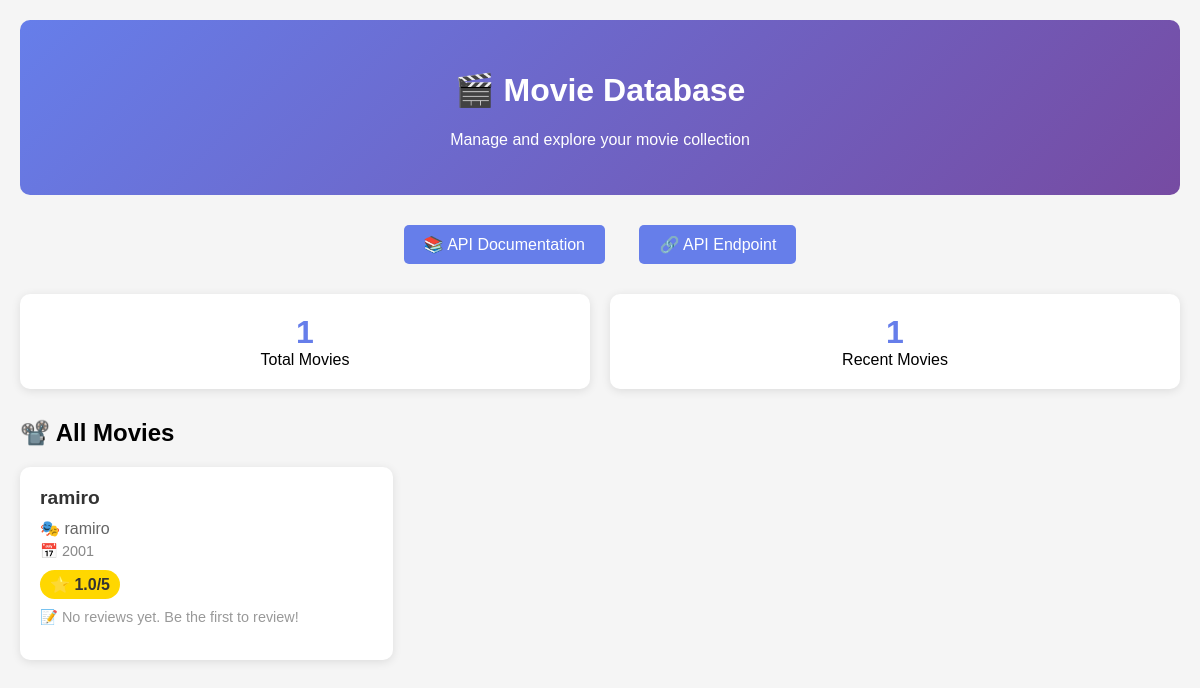
The page / on the database its author committed.
### movies/models.py (models this page shows, shortened)
class Movie(models.Model):
    title = models.CharField(max_length=150)
    director = models.CharField(max_length=100)
    release_year = models.IntegerField()
    rating = models.FloatField()
    class Meta:
        unique_together = ['title', 'director', 'release_year']

### movies/views.py (the view)
# urls.py: path('', homepage, name='root'),
def homepage(request):
    movies = Movie.objects.all()
    total_movies = movies.count()
    recent_movies = movies.order_by('-release_year')[:5]
    for movie in movies:
        movie.review_count = movie.reviews.count()
        ratings = movie.user_ratings.all()
        movie.average_user_rating = sum(r.rating for r in ratings) / ratings.count() if ratings.exists() else 0
    context = {
        'total_movies': total_movies,
        'recent_movies': recent_movies,
        'movies': movies,
    }
    return render(request, 'movies/homepage.html', context)

### movies/templates/movies/homepage.html (shortened to what this page needs)
<!DOCTYPE html>
<html lang="en">
<head>
</head>
<body>
    <div class="header">
        <h1>🎬 Movie Database</h1>
        <p>Manage and explore your movie collection</p>
    </div>
    <div class="nav-links">
        <a href="/api/docs/">📚 API Documentation</a>
        <a href="/api/v1/movies/">🔗 API Endpoint</a>
    </div>
    <div class="stats">
        <div class="stat-card">
            <div class="stat-number">{{ total_movies }}</div>
            <div>Total Movies</div>
        </div>
        <div class="stat-card">
            <div class="stat-number">{{ recent_movies|length }}</div>
            <div>Recent Movies</div>
        </div>
    </div>
    <h2>📽️ All Movies</h2>
    <div class="movies-grid">
        {% for movie in movies %}
        <div class="movie-card">
            <div class="movie-title">{{ movie.title }}</div>
            <div class="movie-director">🎭 {{ movie.director }}</div>
            <div class="movie-year">📅 {{ movie.release_year }}</div>
            <div class="movie-rating">⭐ {{ movie.rating }}/5</div>
            {% if movie.review_count > 0 %}
            <div class="btn-container">
                <button class="expand-btn" onclick="toggleReviews(this)">Show {{ movie.review_count }} Review{{ movie.review_count|pluralize }}</button>
            </div>
            <div class="reviews-section reviews-hidden" style="max-height: 300px; overflow-y: auto;">
                {% for review in movie.reviews %}
                <div class="review-item">
                    <div class="review-header">
                        <div>
                            <span class="review-title">{{ review.title }}</span>
                            <span class="review-rating">{{ review.rating }}★</span>
                        </div>
                        <span class="review-author">{{ review.user_name }}</span>
                    </div>
                    <div class="review-content">{{ review.content }}</div>
                    <div class="review-meta">
                        👍 {{ review.helpful_count }} people found this helpful
                        <br/>
                        {{ review.created_at|date:"M d, Y g:i A" }}
                    </div>
                </div>
                {% endfor %}
            </div>
            {% else %}
            <p style="color: #999; font-size: 0.9em; margin-top: 10px;">📝 No reviews yet. Be the first to review!</p>
            {% endif %}
        </div>
        {% empty %}
        <div class="movie-card">
            <div class="movie-title">No movies found</div>
            <div class="movie-director">Add your first movie through the admin panel!</div>
        </div>
        {% endfor %}
    </div>
</body>
</html>

### movies/templates/movies/homepage.html (style rules this page uses)
body { font-family: Arial, sans-serif; max-width: 1200px; margin: 0 auto; padding: 20px; background-color: #f5f5f5; }
.header { background: linear-gradient(135deg, #667eea 0%, #764ba2 100%); color: white; padding: 30px; border-radius: 10px; text-align: center; margin-bottom: 30px; }
.stats { display: grid; grid-template-columns: repeat(auto-fit, minmax(200px, 1fr)); gap: 20px; margin-bottom: 30px; }
.stat-card { background: white; padding: 20px; border-radius: 10px; box-shadow: 0 2px 10px rgba(0,0,0,0.1); text-align: center; }
.stat-number { font-size: 2em; font-weight: bold; color: #667eea; }
.movies-grid { display: grid; grid-template-columns: repeat(auto-fill, minmax(300px, 1fr)); gap: 20px; margin-bottom: 30px; }
.movie-card { background: white; padding: 20px; border-radius: 10px; box-shadow: 0 2px 10px rgba(0,0,0,0.1); transition: transform 0.2s; }
.movie-title { font-size: 1.2em; font-weight: bold; color: #333; margin-bottom: 10px; }
.movie-director { color: #666; margin-bottom: 5px; }
.movie-year { color: #888; font-size: 0.9em; }
.movie-rating { background: #ffd700; color: #333; padding: 5px 10px; border-radius: 15px; font-weight: bold; display: inline-block; margin-top: 10px; }
.nav-links { text-align: center; margin-bottom: 30px; }
.nav-links a { display: inline-block; margin: 0 15px; padding: 10px 20px; background: #667eea; color: white; text-decoration: none; border-radius: 5px; transition: background 0.3s; }

### rows shown on the page
Movie: title "ramiro", director "ramiro", release_year "2001", rating "1.0", shows "📝 No reviews yet. Be the first to review!"

### other values the page prints
{{ total_movies }} "1"
{{ recent_movies|length }} "1"
